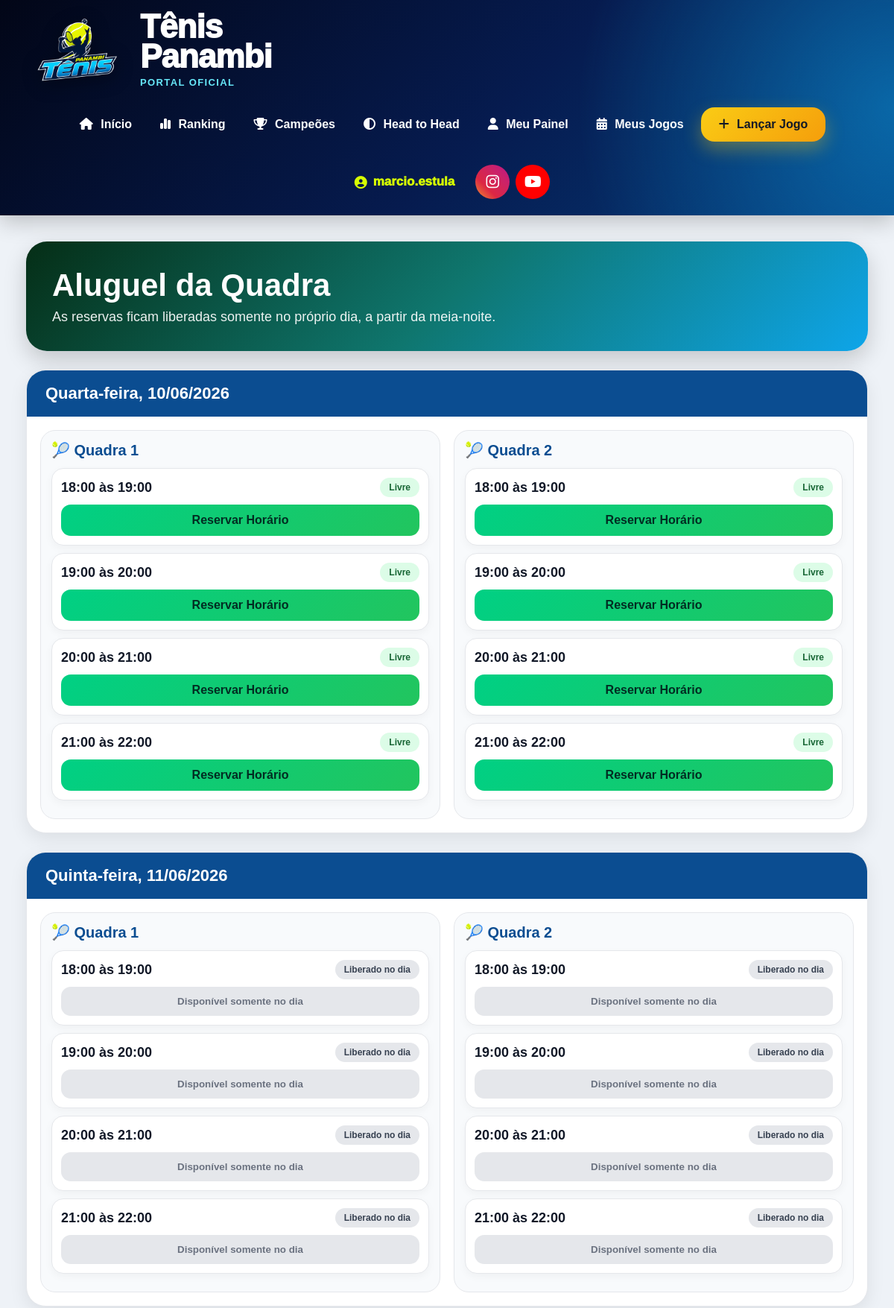
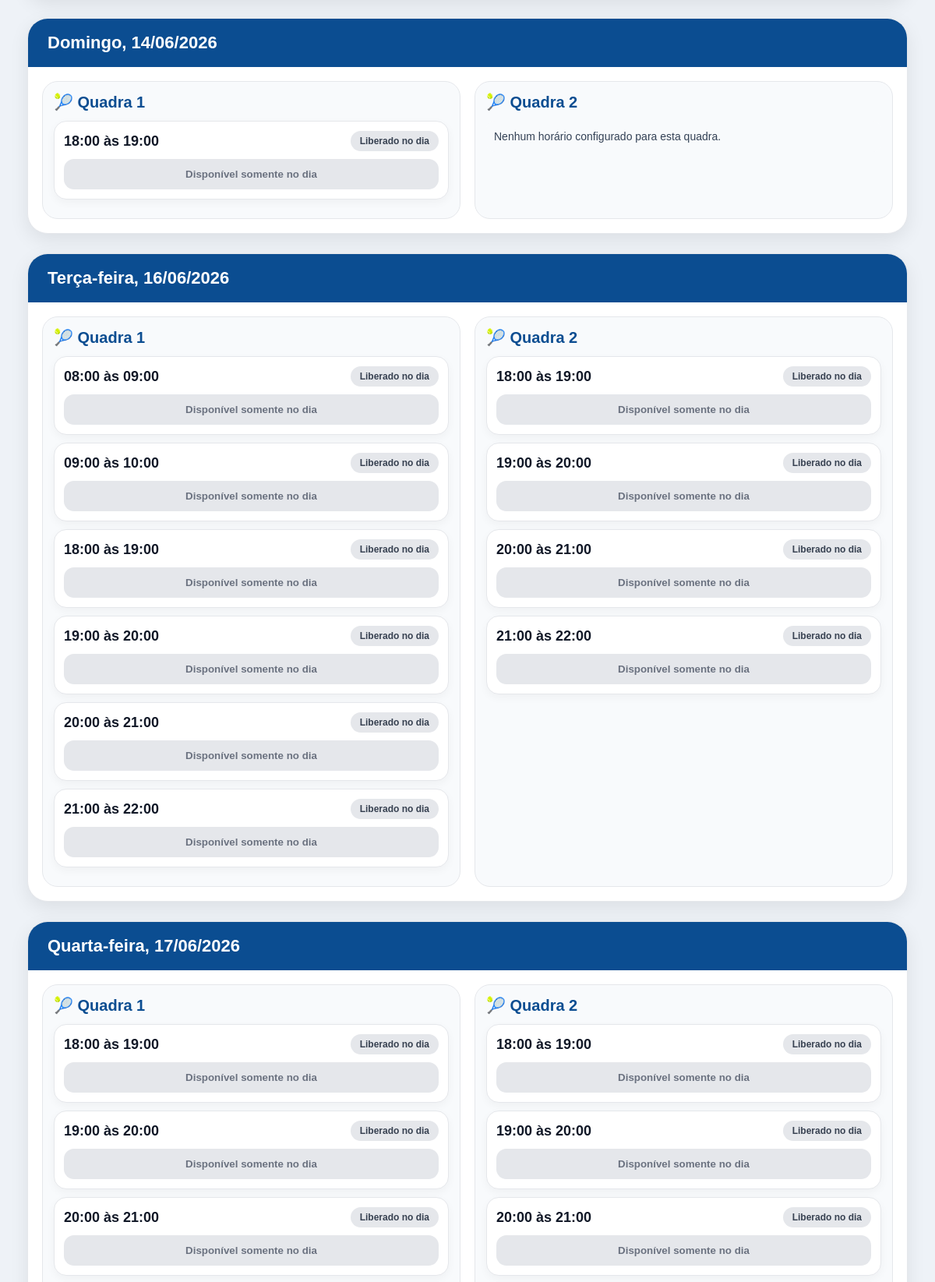
Page /quadras/ (signed in, upper part) on the committed database (2 pictures, top to bottom).
### core/models.py (models this page shows, shortened)
class Quadra(models.Model):
    nome = models.CharField(max_length=100)
    ativa = models.BooleanField(default=True)
    class Meta:
        ordering = ['nome']

class ConfiguracaoHorarioQuadra(models.Model):
    DIAS_SEMANA = [
        (0, 'Segunda-feira'),
        (1, 'Terça-feira'),
        (2, 'Quarta-feira'),
        (3, 'Quinta-feira'),
        (4, 'Sexta-feira'),
        (5, 'Sábado'),
        (6, 'Domingo'),
    ]
    quadra = models.ForeignKey(
    Quadra,
    on_delete=models.CASCADE,
    related_name='horarios',
    null=True,
    blank=True
    )
    dia_semana = models.IntegerField(
        choices=DIAS_SEMANA
    )
    hora_inicio = models.TimeField()
    hora_fim = models.TimeField()
    ativo = models.BooleanField(default=True)
    criado_em = models.DateTimeField(auto_now_add=True)
    class Meta:
        ordering = ['quadra', 'dia_semana', 'hora_inicio']
        unique_together = [
            'quadra',
            'dia_semana',
            'hora_inicio',
            'hora_fim'
        ]

### core/views.py (the view)
# urls.py: path('quadras/', views.quadras, name='quadras'),
@login_required
def quadras(request):
    hoje = date.today()
    agora = timezone.localtime().time()
    proximos_dias = []
    quadras = Quadra.objects.filter(
        ativa=True
    ).order_by('nome')
    for i in range(0, 14):
        dia = hoje + timedelta(days=i)
        quadras_dia = []
        possui_horarios = False
        pode_reservar_dia = dia == hoje
        for quadra in quadras:
            horarios = ConfiguracaoHorarioQuadra.objects.filter(
                ativo=True,
                quadra=quadra,
                dia_semana=dia.weekday()
            ).order_by('hora_inicio')
            reservas = ReservaQuadra.objects.filter(
                data=dia,
                status='AGENDADA'
            )
            lista_horarios = []
            for horario in horarios:
                reserva = reservas.filter(
                    horario=horario
                ).first()
                horario_passado = False
                if dia == hoje and horario.hora_inicio <= agora:
                    horario_passado = True
                lista_horarios.append({
                    'horario': horario,
                    'reserva': reserva,
                    'horario_passado': horario_passado,
                    'pode_reservar': pode_reservar_dia and not horario_passado,
                })
            if lista_horarios:
                possui_horarios = True
            quadras_dia.append({
                'quadra': quadra,
                'horarios': lista_horarios,
            })
        if possui_horarios:
            proximos_dias.append({
                'data': dia,
                'quadras': quadras_dia,
                'pode_reservar': pode_reservar_dia,
            })
    return render(
        request,
        'quadras/index.html',
        {
            'proximos_dias': proximos_dias
        }
    )

### core/templates/quadras/index.html (shortened to what this page needs)
{% extends 'base/base.html' %}
{% block content %}
<div class="quadra-container">
    <div class="quadra-hero">
        <h1>Aluguel da Quadra</h1>
        <p>As reservas ficam liberadas somente no próprio dia, a partir da meia-noite.</p>
    </div>
    {% if proximos_dias %}
        {% for dia in proximos_dias %}
            <div class="dia-card">
                <div class="dia-topo">
                    {{ dia.data|date:"l, d/m/Y" }}
                </div>
                <div class="quadras-grid">
                    {% for q in dia.quadras %}
                        <div class="quadra-bloco">
                            <div class="quadra-titulo">
                                🎾 {{ q.quadra.nome }}
                            </div>
                            {% for item in q.horarios %}
                                <div class="horario-linha">
                                    <div class="horario-topo">
                                        <div class="horario-hora">
                                            {{ item.horario.hora_inicio|time:"H:i" }}
                                            às
                                            {{ item.horario.hora_fim|time:"H:i" }}
                                        </div>
                                        {% if item.reserva and item.reserva.checkin_realizado %}
                                            <div class="status-checkin">
                                                Check-in
                                            </div>
                                        {% elif item.horario_passado %}
                                            <div class="status-bloqueado">
                                                Encerrado
                                            </div>
                                        {% elif item.reserva %}
                                            <div class="status-reservado">
                                                Reservado
                                            </div>
                                        {% else %}
                                            {% if item.pode_reservar %}
                                                <div class="status-livre">
                                                    Livre
                                                </div>
                                            {% else %}
                                                <div class="status-bloqueado">
                                                    Liberado no dia
                                                </div>
                                            {% endif %}
                                        {% endif %}
                                    </div>
                                    {% if item.reserva %}
                                        <div class="reserva-info">
                                            <strong>Reservado por:</strong><br>
                                            {{ item.reserva.reservado_por.nome }}
                                        </div>
                                        <div class="reserva-info">
                                            <strong>Jogadores:</strong><br>
                                            {{ item.reserva.jogadores|linebreaksbr }}
                                        </div>
                                        {% if item.reserva.checkin_realizado %}
    <div class="reserva-info">
        ✅ Check-in realizado
        <br>
        {{ item.reserva.checkin_data_hora|date:"d/m/Y H:i" }}
    </div>
    {% if item.reserva.checkin_distancia_metros %}
        <div class="reserva-info">
            📍 Distância registrada:
            {{ item.reserva.checkin_distancia_metros|floatformat:0 }} metros
        </div>
    {% endif %}
{% else %}
    <div class="reserva-info">
        ⏳ Check-in pendente
    </div>
{% endif %}
                                        {% if item.reserva.reservado_por.usuario == request.user and not item.reserva.checkin_realizado %}
                                            <button
                                                type="button"
                                                class="btn-checkin"
                                                onclick="fazerCheckin('{{ item.reserva.id }}')"
                                            >
                                                Fazer Check-in
                                            </button>
                                        {% endif %}
                                        {% if item.reserva.reservado_por.usuario == request.user or request.user.is_staff %}
                                            <a
                                                href="/quadras/cancelar/{{ item.reserva.id }}/"
                                                class="btn-cancelar"
                                                onclick="return confirm('Tem certeza que deseja cancelar esta reserva?')"
                                            >
                                                Cancelar Reserva
                                            </a>
                                        {% endif %}
                                    {% else %}
                                        {% if item.horario_passado %}
                                            <button class="btn-bloqueado" disabled>
                                                Horário Encerrado
                                            </button>
                                        {% elif item.pode_reservar %}
                                            <a
                                                href="/quadras/reservar/{{ item.horario.id }}/?data={{ dia.data|date:'Y-m-d' }}"
                                                class="btn-reservar"
                                            >
                                                Reservar Horário
                                            </a>
                                        {% else %}
                                            <button class="btn-bloqueado" disabled>
                                                Disponível somente no dia
                                            </button>
                                        {% endif %}
                                    {% endif %}
                                </div>
                            {% empty %}
                                <div class="reserva-info">
                                    Nenhum horário configurado para esta quadra.
                                </div>
                            {% endfor %}
                        </div>
                    {% endfor %}
                </div>
            </div>
        {% endfor %}
    {% else %}
        <div class="vazio">
            Nenhum horário disponível no momento.
        </div>
    {% endif %}
</div>
{% endblock %}

### core/templates/base/base.html (shortened to what this page needs)
{% load static %}
<!DOCTYPE html>
<html lang="pt-br">
<head>
    <link rel="stylesheet"
          href="https://cdnjs.cloudflare.com/ajax/libs/font-awesome/6.5.1/css/all.min.css">
</head>
<body>
<header class="topo">
    <div class="logo-area">
        <img src="{% static 'img/logo.png' %}" alt="Tênis Panambi">
        <div>
            <div class="titulo-site">
                Tênis<br>Panambi
            </div>
            <div class="subtitulo-site">
                Portal Oficial
            </div>
        </div>
    </div>
    <nav class="menu">
        <a href="/">
            <i class="fa-solid fa-house"></i> Início
        </a>
        <a href="/ranking/">
            <i class="fa-solid fa-chart-simple"></i> Ranking
        </a>
        <a href="/mural-campeoes/">
            <i class="fa-solid fa-trophy"></i> Campeões
        </a>
        <a href="/head-to-head/">
            <i class="fa-solid fa-circle-half-stroke"></i> Head to Head
        </a>
        {% if user.is_authenticated %}
            <a href="/meu-painel/">
                <i class="fa-solid fa-user"></i> Meu Painel
            </a>
            <a href="/meus-jogos/">
                <i class="fa-solid fa-calendar-days"></i> Meus Jogos
            </a>
            <a href="/lancar-jogo/" class="btn-lancar">
                <i class="fa-solid fa-plus"></i> Lançar Jogo
            </a>
        {% endif %}
    </nav>
    <div class="acoes-topo">
        {% if user.is_authenticated %}
            <div class="usuario-dropdown">
                <a href="#" class="usuario">
                    <i class="fa-solid fa-circle-user"></i> {{ user.username }}
                </a>
            </div>
        {% endif %}
        <div class="social-topo">
            <a
                href="https://instagram.com/tenispanambi"
                target="_blank"
                class="social-link instagram"
            >
                <i class="fab fa-instagram"></i>
            </a>
            <a
                href="https://youtube.com/@tenispanambi"
                target="_blank"
                class="social-link youtube"
            >
                <i class="fab fa-youtube"></i>
            </a>
        </div>
    </div>
</header>
<div class="conteudo">
    {% block content %}
    {% endblock %}
</div>
</body>
</html>

### core/templates/base/base.html (style rules this page uses)
* { margin:0; padding:0; box-sizing:border-box; font-family:Arial, Helvetica, sans-serif; }
body { background:#eef2f7; overflow-x:hidden; }
.topo { background: radial-gradient(circle at right, rgba(14,165,233,.45), transparent 35%), linear-gradient(135deg,#020617 0%,#061b4f 55%,#053b7a 100%); padding:16px 34px; display:grid; grid-template-columns:auto 1fr auto; align-items:center; gap:26px; box-shadow:0 8px 28px rgba(0,0,0,.22); border-bottom:1px solid rgba(255,255,255,.08); position:relative; }
.logo-area { display:flex; align-items:center; gap:16px; min-width:320px; }
.logo-area img { height:92px; width:auto; object-fit:contain; filter:drop-shadow(0 5px 12px rgba(0,0,0,.35)); }
.titulo-site { color:white; font-size:44px; font-weight:1000; line-height:.90; letter-spacing:-1px; }
.subtitulo-site { color:#67e8f9; font-size:13px; margin-top:8px; font-weight:900; text-transform:uppercase; letter-spacing:1.4px; }
.menu { display:flex; align-items:center; justify-content:center; gap:8px; flex-wrap:wrap; }
.menu a { color:white; text-decoration:none; font-weight:900; font-size:16px; white-space:nowrap; transition:.2s; padding:12px 15px; border-radius:14px; }
.menu a i { margin-right:6px; }
.btn-lancar { background:linear-gradient(135deg,#facc15,#f59e0b) !important; color:#111827 !important; padding:14px 24px !important; border-radius:18px !important; font-weight:1000; font-size:15px; border:none; box-shadow:0 10px 24px rgba(250,204,21,.35); transition:.25s; }
.acoes-topo { display:flex; align-items:center; justify-content:flex-end; gap:14px; flex-wrap:nowrap; }
.usuario-dropdown { position:relative; display:inline-block; padding:8px 0; }
.usuario-dropdown::after { content:''; position:absolute; left:0; right:0; top:38px; height:18px; }
.usuario { color:#d7ff00 !important; font-weight:1000; display:flex; align-items:center; gap:8px; font-size:17px; padding:10px 14px; border-radius:14px; text-decoration:none; white-space:nowrap; }
.social-topo { display:flex; align-items:center; gap:8px; }
.social-link { width:46px; height:46px; border-radius:50%; display:flex; align-items:center; justify-content:center; color:white !important; font-size:20px; text-decoration:none; transition:.25s; padding:0 !important; }
.instagram { background:linear-gradient(45deg,#f09433,#dc2743,#cc2366,#bc1888); }
.youtube { background:#ff0000; }
.conteudo { padding:35px; }
img { max-width:100%; }
@media (max-width:1350px) { .topo { grid-template-columns:1fr auto; } }
@media (max-width:1350px) { .menu { grid-column:1 / -1; justify-content:center; } }
@media (max-width:1350px) { .acoes-topo { grid-column:1 / -1; justify-content:center; } }
@media (max-width:1350px) { .logo-area { min-width:0; } }

### rows in the picture
Quadra: quadra.nome "Quadra 1"
ConfiguracaoHorarioQuadra: horario.hora_inicio "18:00", horario.hora_fim "19:00", shows "Livre", shows "Disponível somente no dia"
ConfiguracaoHorarioQuadra: horario.hora_inicio "19:00", horario.hora_fim "20:00", shows "Livre", shows "Disponível somente no dia"
ConfiguracaoHorarioQuadra: horario.hora_inicio "20:00", horario.hora_fim "21:00", shows "Livre", shows "Disponível somente no dia"
ConfiguracaoHorarioQuadra: horario.hora_inicio "21:00", horario.hora_fim "22:00", shows "Livre"
Quadra: quadra.nome "Quadra 2"
ConfiguracaoHorarioQuadra: horario.hora_inicio "18:00", horario.hora_fim "19:00", shows "Livre", shows "Disponível somente no dia"
ConfiguracaoHorarioQuadra: horario.hora_inicio "19:00", horario.hora_fim "20:00", shows "Livre", shows "Disponível somente no dia"
ConfiguracaoHorarioQuadra: horario.hora_inicio "20:00", horario.hora_fim "21:00", shows "Livre", shows "Disponível somente no dia"
ConfiguracaoHorarioQuadra: horario.hora_inicio "21:00", horario.hora_fim "22:00", shows "Livre"
ConfiguracaoHorarioQuadra: horario.hora_inicio "18:00", horario.hora_fim "19:00", shows "Liberado no dia", shows "Disponível somente no dia"
ConfiguracaoHorarioQuadra: horario.hora_inicio "19:00", horario.hora_fim "20:00", shows "Liberado no dia", shows "Disponível somente no dia"
ConfiguracaoHorarioQuadra: horario.hora_inicio "20:00", horario.hora_fim "21:00", shows "Liberado no dia", shows "Disponível somente no dia"
ConfiguracaoHorarioQuadra: horario.hora_inicio "21:00", horario.hora_fim "22:00", shows "Liberado no dia", shows "Disponível somente no dia"
ConfiguracaoHorarioQuadra: horario.hora_inicio "18:00", horario.hora_fim "19:00", shows "Liberado no dia", shows "Disponível somente no dia"
ConfiguracaoHorarioQuadra: horario.hora_inicio "19:00", horario.hora_fim "20:00", shows "Liberado no dia", shows "Disponível somente no dia"
ConfiguracaoHorarioQuadra: horario.hora_inicio "20:00", horario.hora_fim "21:00", shows "Liberado no dia", shows "Disponível somente no dia"
ConfiguracaoHorarioQuadra: horario.hora_inicio "21:00", horario.hora_fim "22:00", shows "Liberado no dia", shows "Disponível somente no dia"
ConfiguracaoHorarioQuadra: horario.hora_inicio "18:00", horario.hora_fim "19:00", shows "Liberado no dia", shows "Disponível somente no dia"
ConfiguracaoHorarioQuadra: horario.hora_inicio "08:00", horario.hora_fim "09:00", shows "Liberado no dia", shows "Disponível somente no dia"
ConfiguracaoHorarioQuadra: horario.hora_inicio "09:00", horario.hora_fim "10:00", shows "Liberado no dia", shows "Disponível somente no dia"
ConfiguracaoHorarioQuadra: horario.hora_inicio "18:00", horario.hora_fim "19:00", shows "Liberado no dia", shows "Disponível somente no dia"
ConfiguracaoHorarioQuadra: horario.hora_inicio "19:00", horario.hora_fim "20:00", shows "Liberado no dia", shows "Disponível somente no dia"
ConfiguracaoHorarioQuadra: horario.hora_inicio "20:00", horario.hora_fim "21:00", shows "Liberado no dia", shows "Disponível somente no dia"
ConfiguracaoHorarioQuadra: horario.hora_inicio "21:00", horario.hora_fim "22:00", shows "Liberado no dia", shows "Disponível somente no dia"
ConfiguracaoHorarioQuadra: horario.hora_inicio "18:00", horario.hora_fim "19:00", shows "Liberado no dia", shows "Disponível somente no dia"
ConfiguracaoHorarioQuadra: horario.hora_inicio "19:00", horario.hora_fim "20:00", shows "Liberado no dia", shows "Disponível somente no dia"
ConfiguracaoHorarioQuadra: horario.hora_inicio "20:00", horario.hora_fim "21:00", shows "Liberado no dia", shows "Disponível somente no dia"
ConfiguracaoHorarioQuadra: horario.hora_inicio "21:00", horario.hora_fim "22:00", shows "Liberado no dia", shows "Disponível somente no dia"

### other values in the picture
{{ user.username }} "marcio.estula"
{{ dia.data|date:"l, d/m/Y" }} "Quarta-feira, 10/06/2026" "Quinta-feira, 11/06/2026" "Domingo, 14/06/2026" "Terça-feira, 16/06/2026" "Quarta-feira, 17/06/2026"
